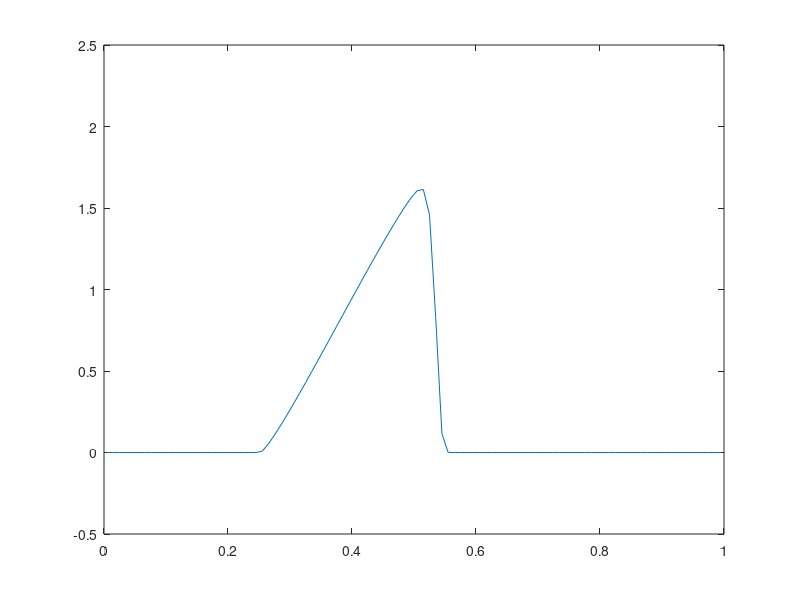

MATLAB code to generate this figure:
clear all;

% Reseni smisene ulohy pro rovnici u_t + (u^2/2)_x = 0 pomoci MKO

% Delka intervalu a pocet bunek
L = 1;
n = 100;

dx = L / n;
x = linspace(dx/2, L-dx/2, n); 

u(1:n)  = 0;
un(1:n) = 0;

% Pocatecni podminka
for i = 1:n
  if (x(i)>0.25 && x(i)<0.5)
     u(i) = 1-cos(2*pi*(x(i)/0.25-1));
  end
end

plot(x, u); axis([0 1 -0.5 2.5]);
disp("Stiskni enter pro pokracovani"); pause;

dt = 0.1*dx;

t = 0;

for iter = 1:n

    % Okrajova podminka na leve casti intervalu
    f(1) = 0;
    
    % Numericky tok f
    for i = 2:n+1
	f(i) = u(i-1)^2/2;
    end

    un(1:n) = u(1:n) - dt/dx * (f(2:n+1) - f(1:n));
    t = t + dt;

    u = un;

    if (mod(iter,10)==0)
      plot(x, u); axis([0 1 -0.5 2.5]);
      pause(1);
    end
end

t

